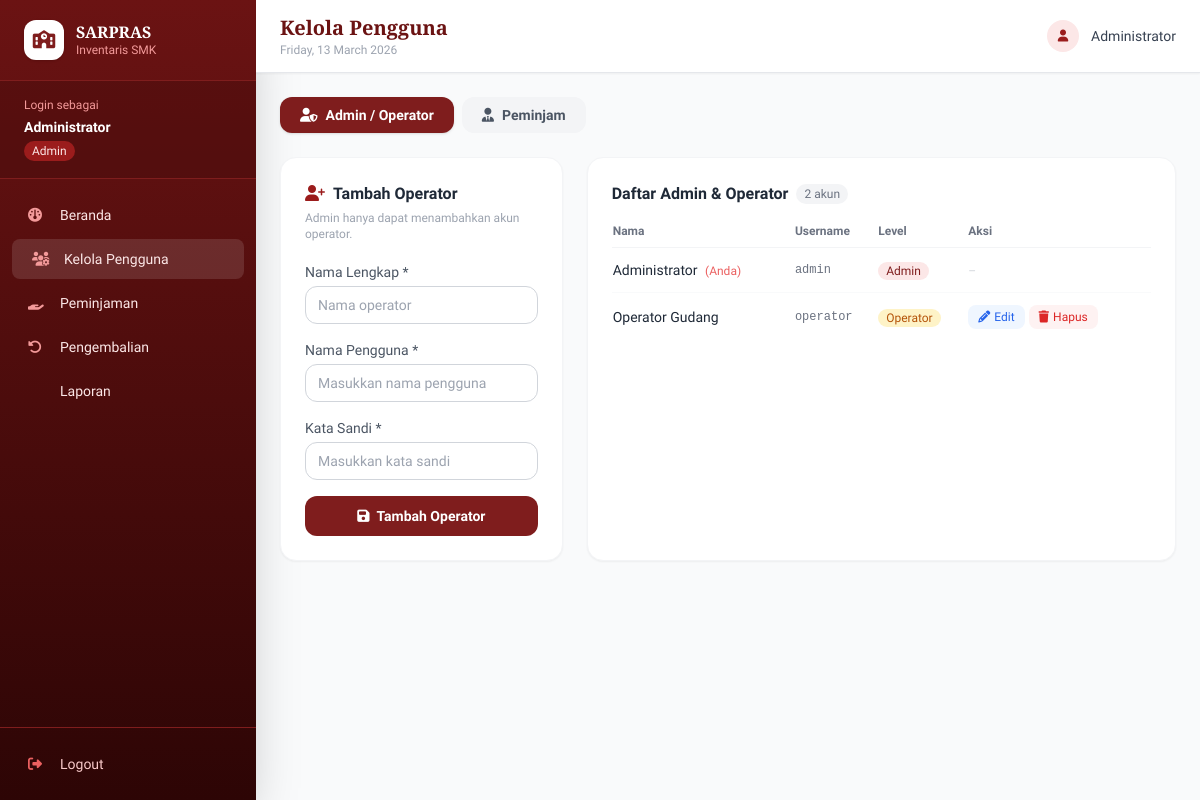
Before: /admin/pengguna.php (signed in) with the older database file.
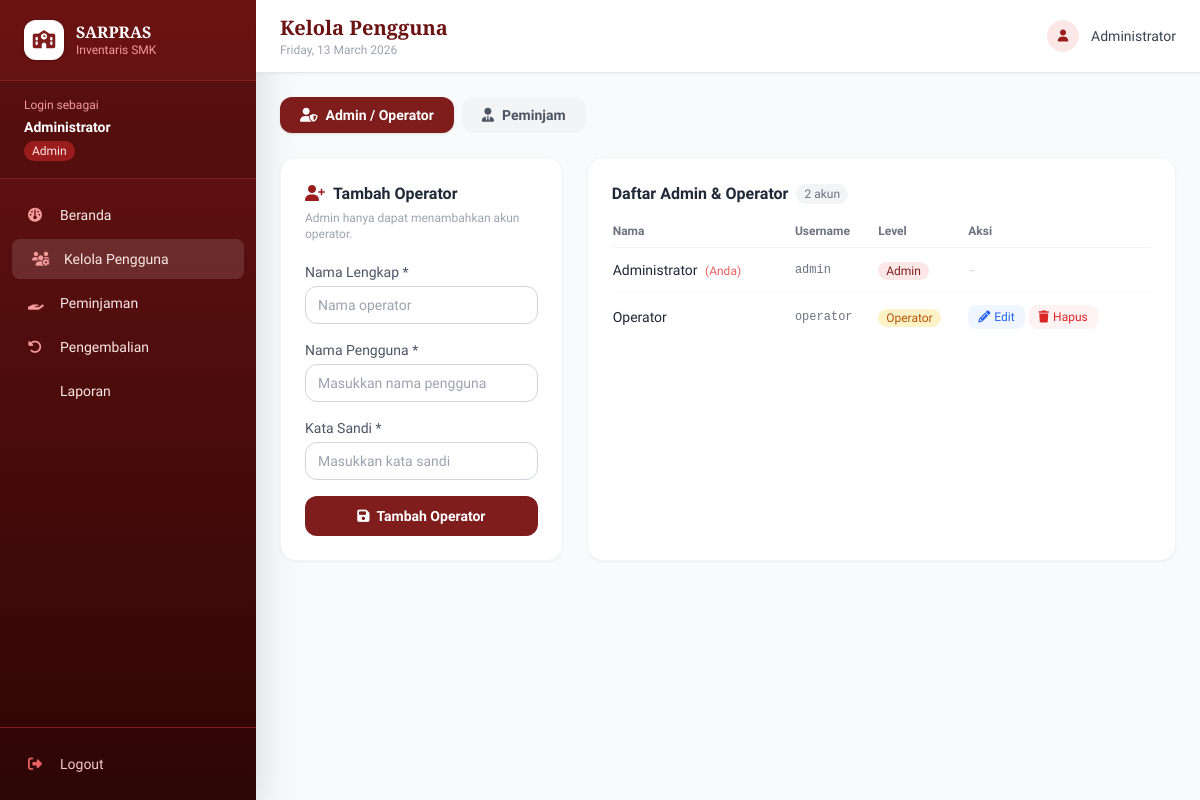
After: the same page with the newer database file.
### tables this page shows
CREATE TABLE `inventaris_sarana_petugas` (
  `id_petugas` int NOT NULL,
  `username` varchar(25) NOT NULL,
  `password` varchar(225) NOT NULL,
  `nama_petugas` varchar(50) NOT NULL,
  `id_level` int NOT NULL
);

CREATE TABLE `level` (
  `id_level` int NOT NULL,
  `nama_level` varchar(25) NOT NULL
);

### admin/pengguna.php (the view, shortened to what the changed rows need)
<?php
$db   = new Database();
$conn = $db->getConnection();
$petugas  = $conn->query(
    "SELECT p.*, l.nama_level
     FROM inventaris_sarana_petugas p
     JOIN level l ON p.id_level = l.id_level
     ORDER BY l.id_level, p.nama_petugas"
)->fetchAll();
include '../includes/header.php';
?>
<div id="tab-petugas" class="space-y-6">
  <div class="grid grid-cols-1 lg:grid-cols-3 gap-6">
    <div class="lg:col-span-2 bg-white rounded-2xl shadow-sm border border-gray-100 p-6">
      <div class="overflow-x-auto">
        <table class="w-full text-sm">
          <thead>
            <tr class="text-left text-xs text-gray-500 border-b border-gray-100">
              <th class="pb-2 font-semibold">Nama</th>
              <th class="pb-2 font-semibold">Username</th>
              <th class="pb-2 font-semibold">Level</th>
              <th class="pb-2 font-semibold">Aksi</th>
            </tr>
          </thead>
          <tbody class="divide-y divide-gray-50">
            <?php foreach ($petugas as $p): ?>
            <tr class="hover:bg-gray-50">
              <td class="py-3 font-medium">
                <?= htmlspecialchars($p['nama_petugas']) ?>
              </td>
              <td class="py-3 font-mono text-xs text-gray-500"><?= htmlspecialchars($p['username']) ?></td>
              <td class="py-3">
                <span class="px-2 py-0.5 rounded-full text-xs font-medium
                  <?= $p['nama_level']==='admin' ? 'bg-maroon-100 text-maroon-700' : 'bg-amber-100 text-amber-700' ?>">
                  <?= ucfirst($p['nama_level']) ?>
                </span>
              </td>
              <td class="py-3">
                <?php if ($p['nama_level'] === 'operator'): ?>
                <div class="flex gap-1">
                  <button onclick="bukaEdit(<?= $p['id_petugas'] ?>, '<?= htmlspecialchars(addslashes($p['nama_petugas'])) ?>', '<?= htmlspecialchars(addslashes($p['username'])) ?>')"
                          class="text-xs bg-blue-50 hover:bg-blue-100 text-blue-600 px-2.5 py-1 rounded-lg">
                    <i class="fas fa-pencil mr-1"></i>Edit
                  </button>
                  <a href="?hapus=<?= $p['id_petugas'] ?>"
                     onclick="return confirm('Hapus operator <?= htmlspecialchars(addslashes($p['nama_petugas'])) ?>?')"
                     class="text-xs bg-red-50 hover:bg-red-100 text-red-600 px-2.5 py-1 rounded-lg">
                    <i class="fas fa-trash mr-1"></i>Hapus
                  </a>
                </div>
                <?php else: ?>
                <span class="text-xs text-gray-300">–</span>
                <?php endif; ?>
              </td>
            </tr>
            <?php endforeach; ?>
          </tbody>
        </table>
      </div>
    </div>
  </div>
</div>
<?php include '../includes/footer.php'; ?>

Changed rows visible on the page:
changed inventaris_sarana_petugas "Operator": nama_petugas "Operator Gudang" → "Operator"
